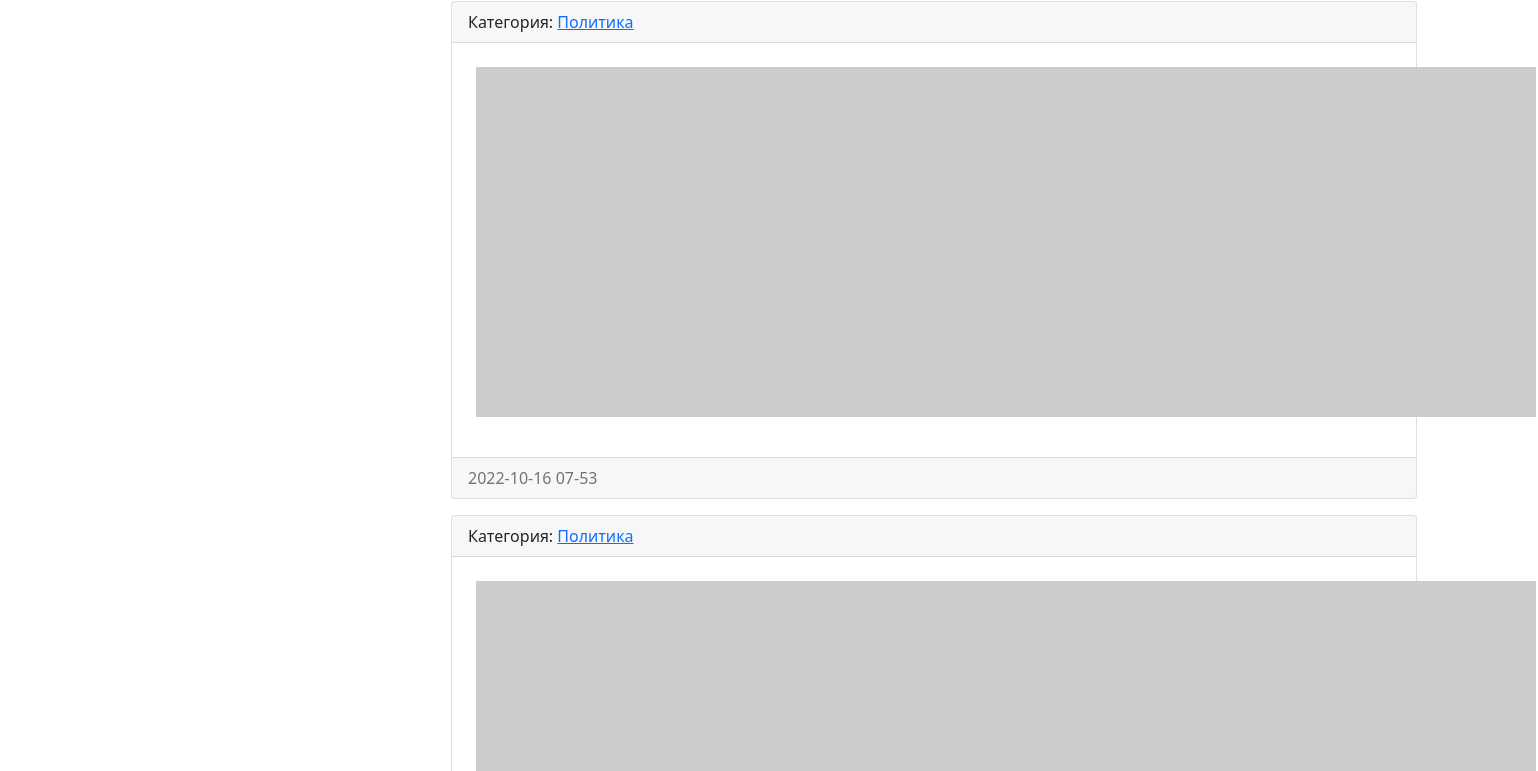
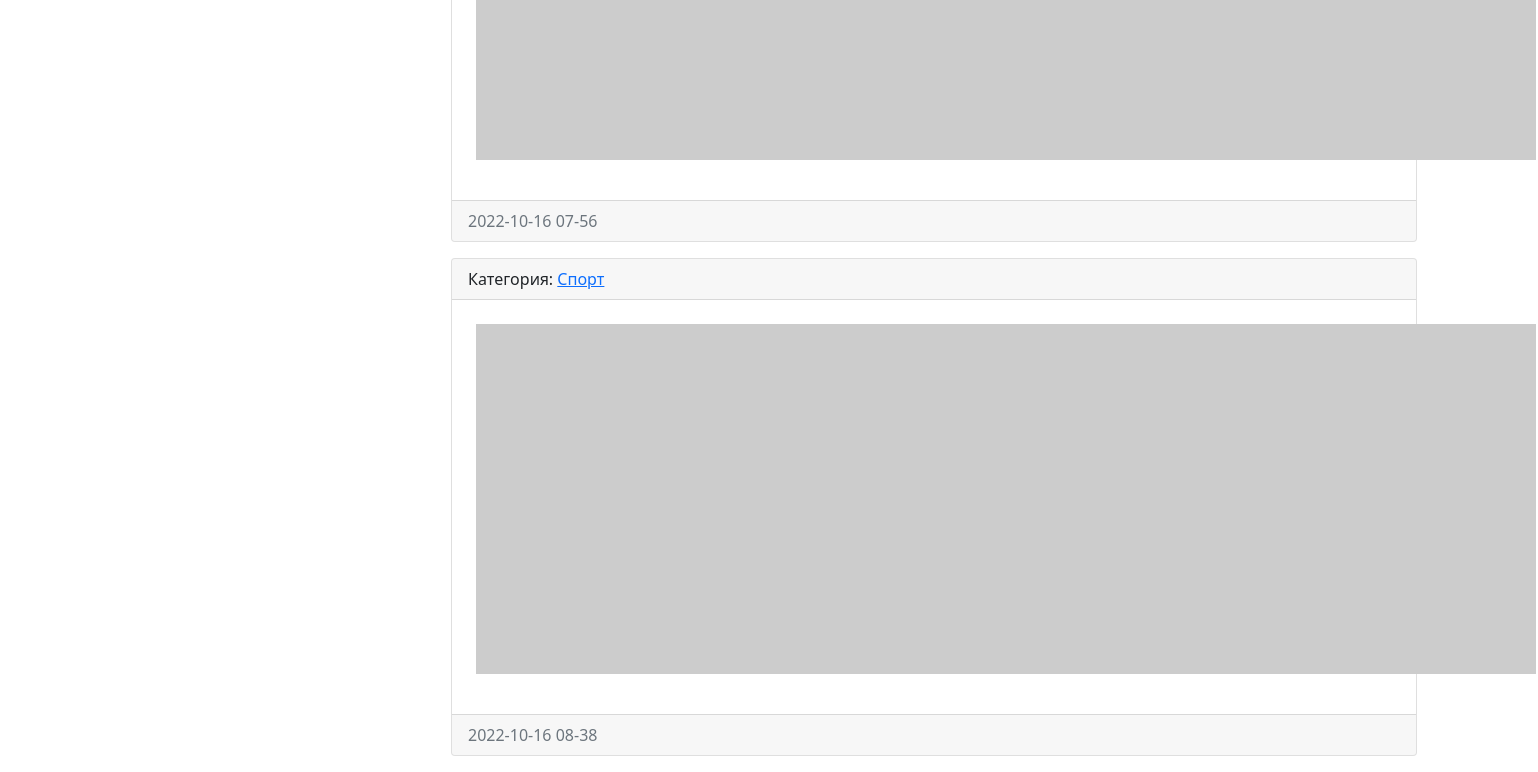
The app's page / (lower part), older data (2 pictures, top to bottom).
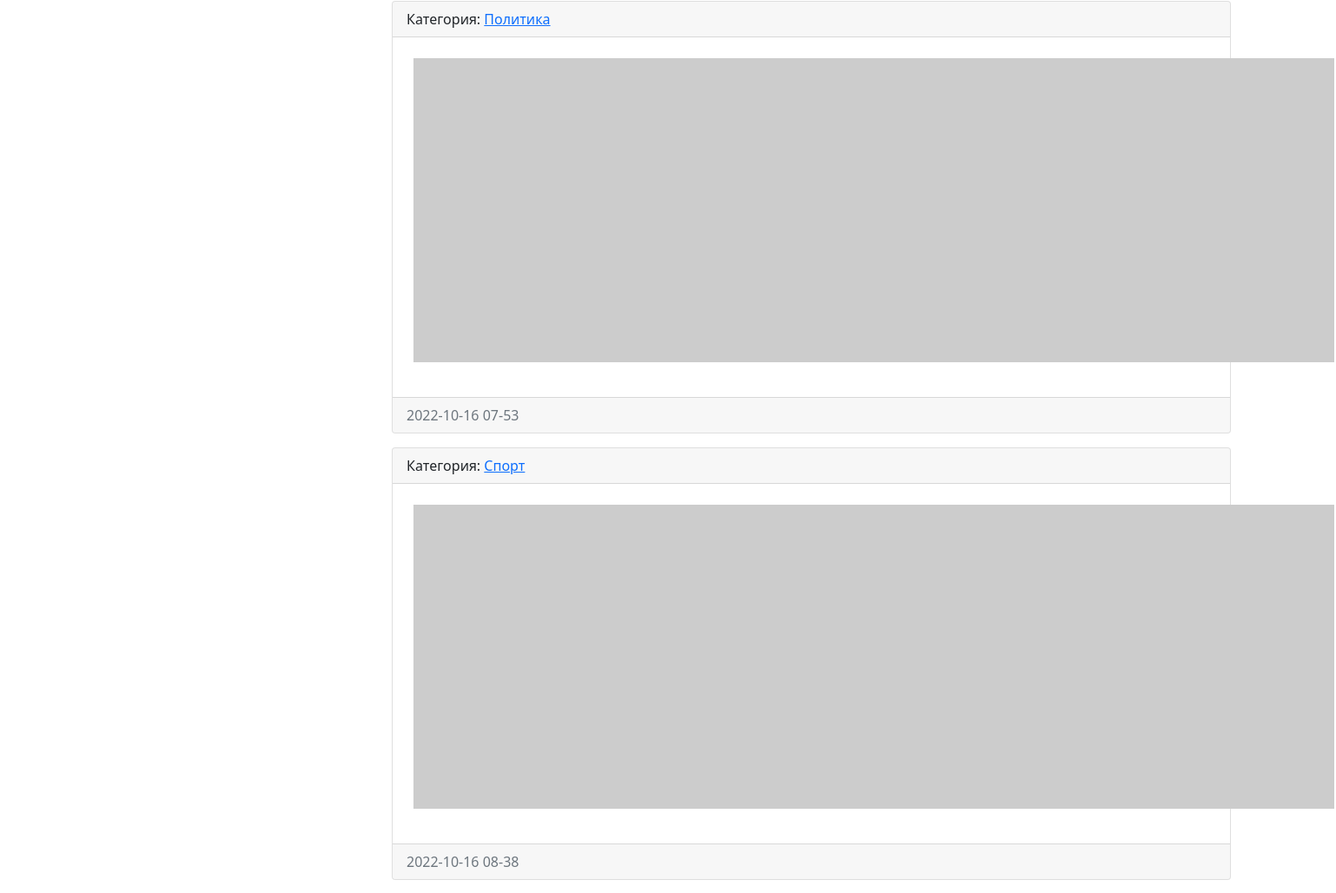
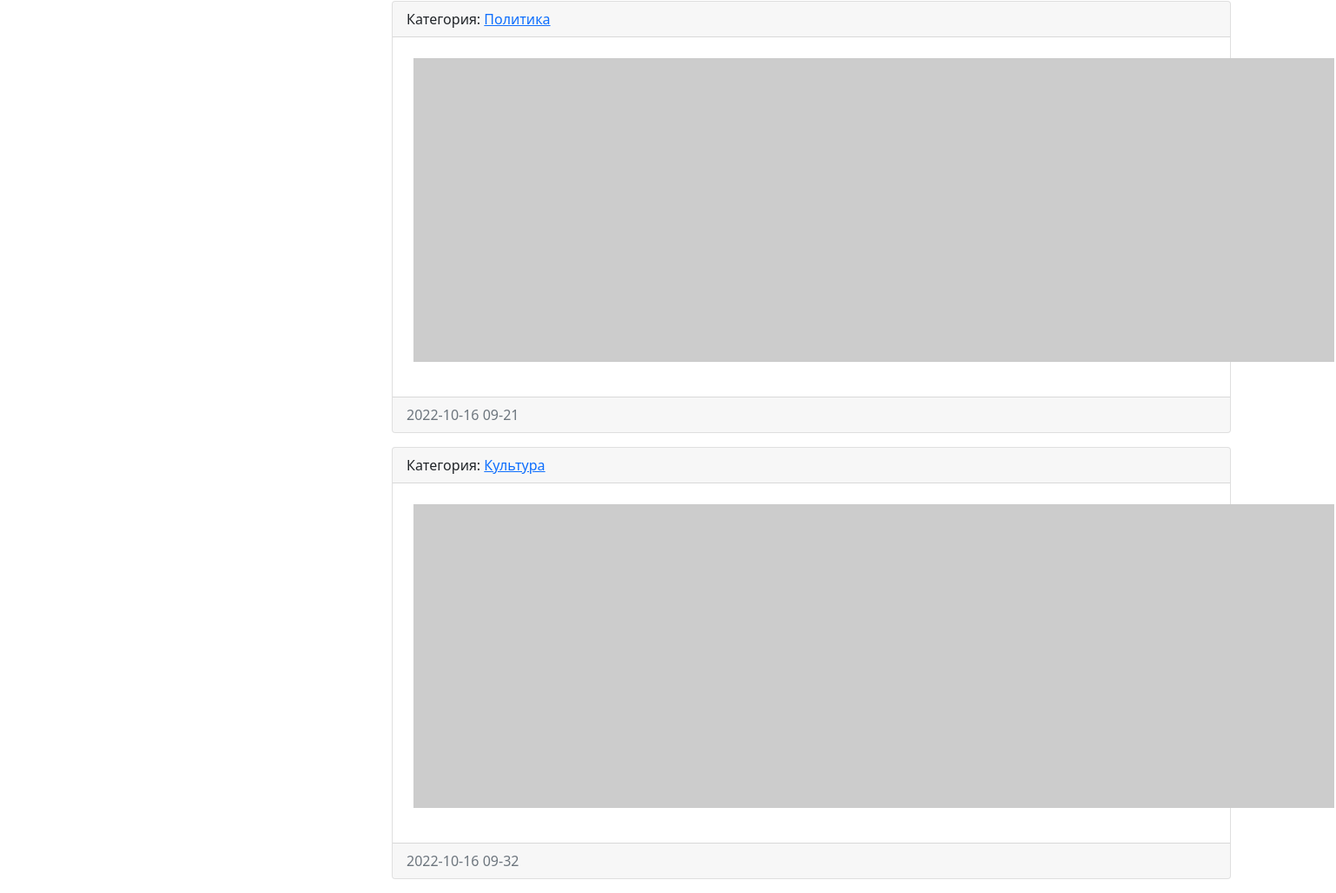
The same page, newer data (2 pictures, top to bottom).
### news/models.py (models this page shows, shortened)
class News(models.Model):
    title = models.CharField(max_length = 150, verbose_name = 'Наименование')
    content = models.TextField(blank = True, verbose_name = 'Контент')
    created_at = models.DateTimeField(auto_now_add = True, verbose_name = 'Дата создания')
    updated_at = models.DateTimeField(auto_now = True, verbose_name = 'Дата обновления')
    photo = models.ImageField(upload_to = 'photos/%Y/%m/%d/', verbose_name = 'Изображение', null = True, blank = True)
    is_published = models.BooleanField(default = True, verbose_name = 'Опубликовано')
    category = models.ForeignKey('Category', on_delete = models.PROTECT, null = True, verbose_name = 'Категория')
    def get_absolute_url(self):
        return reverse('view_news', kwargs = {"pk":self.pk})
    class Meta:
        verbose_name = 'Новость'
        verbose_name_plural = 'Новости'
        ordering = ['created_at']

class Category(models.Model):
    title = models.CharField(max_length = 150, db_index = True, verbose_name = 'Наименование категории')
    def get_absolute_url(self):
        return reverse('category', kwargs = {"category_id":self.pk})
    def __str__(self) -> str:
        return self.title
    class Meta:
        verbose_name = 'Категория'
        verbose_name_plural = 'Категории'

### news/views.py (the view)
# urls.py: path('', HomeNews.as_view(), name='home'),
class HomeNews(ListView):
    model: Optional[Type[models.Model]] = News
    template_name = 'news/home_news_list.html' #Переопределение стандартного имени шаблона Имя_класса_list
    context_object_name = 'news' #Что бы обратится к экземплярам класса из шаблона можно
    def get_context_data(self, **kwargs: Any) -> Dict[str, Any]:
        context = super().get_context_data(**kwargs)
        context['title'] = 'Главная страница'
        return context
    def get_queryset(self):
        return News.objects.filter(is_published = True)

### news/templatetags/news_tags.py (called while the page is built)
@register.inclusion_tag('news/list_categories.html')
def show_categories():
    categories = Category.objects.all()
    return {'categories':categories}

### news/templates/news/home_news_list.html (shortened to what this page needs)
{% extends 'base.html' %}
{% block sidebar %}
{% include 'inc/_sidebar.html' %}
{% endblock %}
{% block content %}
{% for item in news %}
<div class="card mb-3">
    <div class="card-header">
        Категория: <a href="{{ item.category.get_absolute_url }}">{{ item.category }}</a>
    </div>
    <div class="card-body">
        <div class="d-flex flex-row bd-highlight mb-3">
          {% if item.photo %}
          <img src="{{ item.photo.url }}" alt="..." width="350" class="p-2 bd-highlight">
          {% else %}
          <img src="https://picsum.photos/id/1060/350/235/?blur=2" alt="..." class="p-2 bd-highlight">
          {% endif %}
        </div>
      </div>
    <div class="card-footer text-muted">
        {{ item.created_at|date:"Y-m-d H-i"}}
    </div>
</div>
{% endfor %}
{% endblock %}

Row changes from the older to the newer data that the page shows:
no longer on this page (row edited): News: category "Политика", created_at "2022-10-16 07-56"
added News: category "Политика", created_at "2022-10-16 09-21"
added News: category "Культура", created_at "2022-10-16 09-32"
